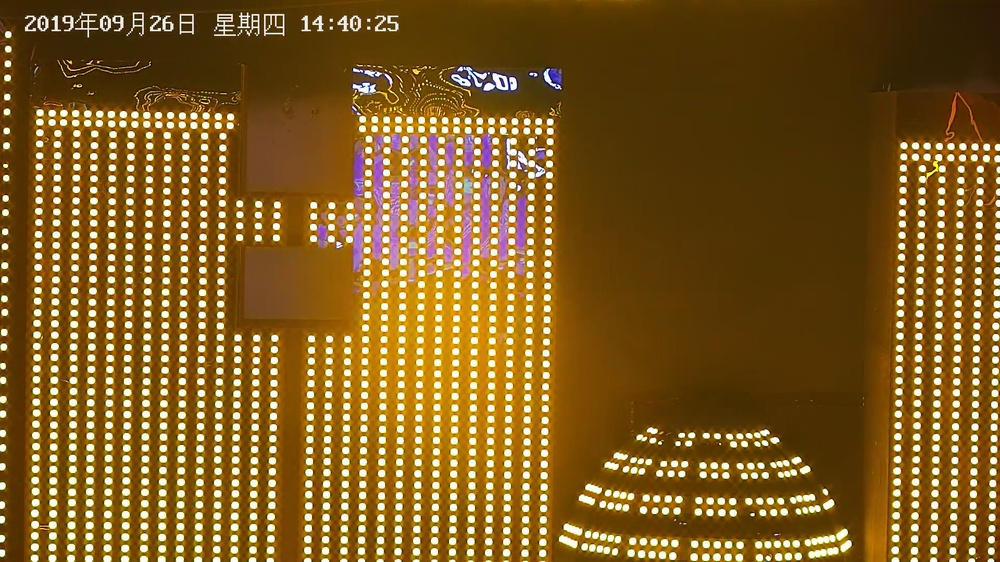
#> input picture data/EXC_point1_1374179.jpg, 1000 x 562 px, shrunk from 1920 x 1080 before the run, found by its file name
$ python FLANNmatch.py
#> lines starting #> are read from the running program, lines starting #| are printed output that depends on the picture
#!/usr/bin/env python
# -*- coding:utf-8 -*-
"""
Created on 2019-09-02 11:28 2019

@author : json
"""

import numpy as np
import cv2
from matplotlib import pyplot as plt

queryImage = cv2.imread('../img/EXC_point1_1374179.jpg', 0)
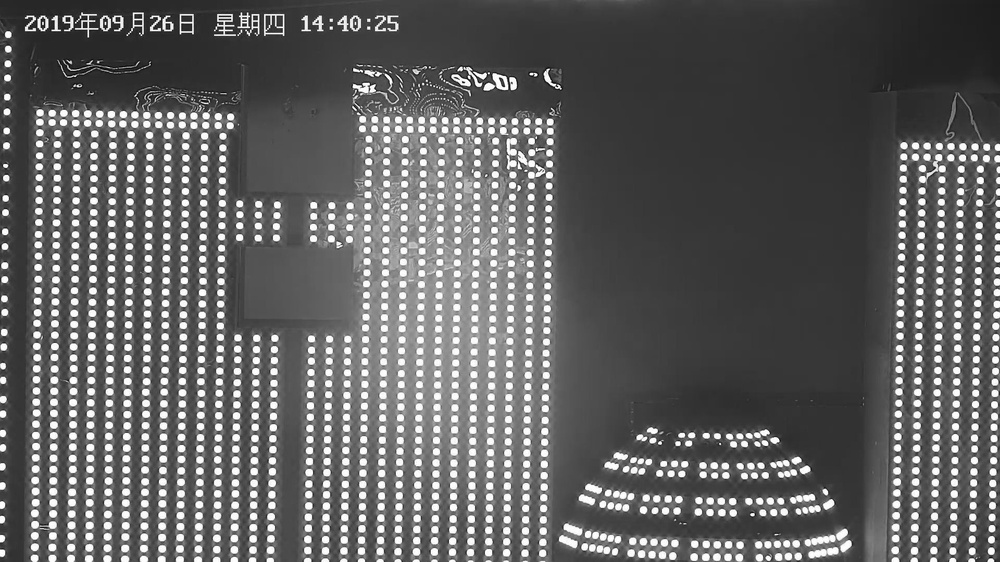
#> queryImage: shape (562, 1000); min 1, max 255, mean 96.9
trainingImage = cv2.imread('../img/EXC_point1_1375043.jpg', 0)
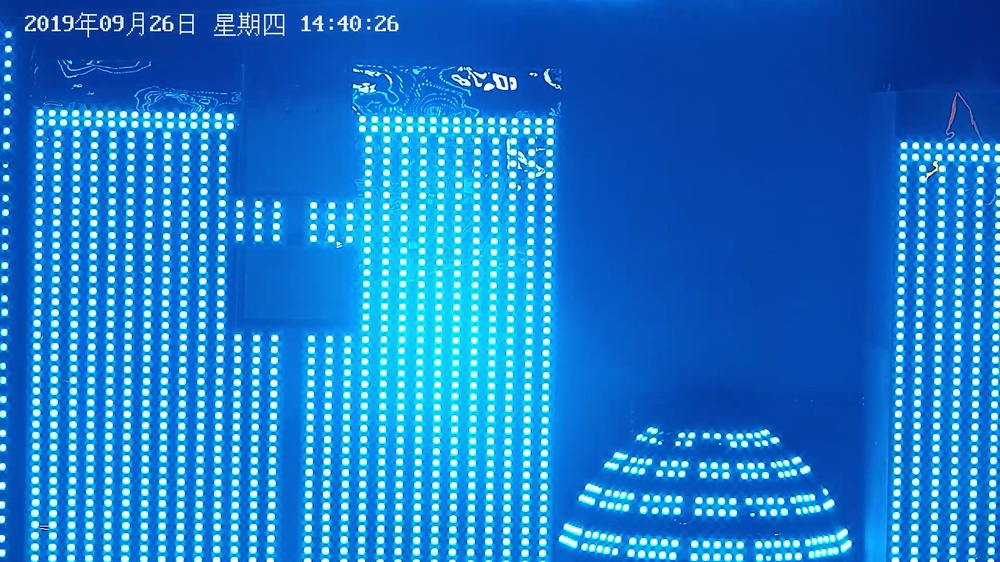
#> input picture data/EXC_point1_1375043.jpg, 1000 x 562 px, shrunk from 1920 x 1080 before the run, found by its file name
#> trainingImage: shape (562, 1000); min 6, max 255, mean 104.4

# create SIFT and detect/compute
sift = cv2.xfeatures2d.SIFT_create()
kp1, des1 = sift.detectAndCompute(queryImage, None)
#> kp1 = 6877 keypoints; strongest (x, y, size): (531, 74, 1.9), (8, 34, 4.4), (8, 49, 4.4), (8, 64, 4.5)
kp2, des2 = sift.detectAndCompute(trainingImage, None)
#> kp2 = 7238 keypoints; strongest (x, y, size): (34, 29, 2.2), (531, 74, 1.8), (331, 28, 2.2), (331, 20, 2.2)

# FLANN matches
FLANN_INDEX_KDTREE = 0
indexParam = dict(algorithm = FLANN_INDEX_KDTREE, trees=5)
searchParam = dict(checks=50)

flann = cv2.FlannBasedMatcher(indexParam, searchParam)
matches = flann.knnMatch(des1, des2, k=2)
#> matches = 6877 matches
matchesMask = [[0, 0] for i in range(len(matches))]
#> matchesMask = 6877 pairs, first value 0 to 0, second value 0 to 0

for i, (m, n) in enumerate(matches):
    if m.distance < 0.7*n.distance:
        matchesMask[i] = [1, 0]
#> after the loop, matchesMask = 6877 pairs, first value 0 to 1, second value 0 to 0

drawParam = dict(matchColor = (0, 255, 0),
                 singlePointColor = (255, 0, 0),
                 matchesMask = matchesMask,
                 flags = 0)
#> drawParam = 4 items
resultImage = cv2.drawMatchesKnn(queryImage, kp1, trainingImage, kp2, matches, None, **drawParam)
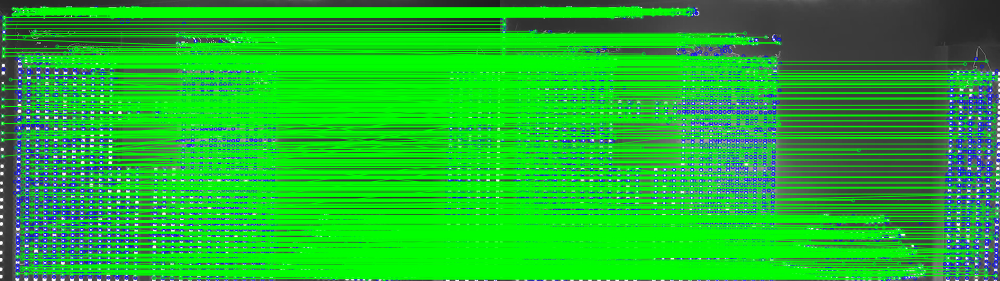
#> resultImage: shape (562, 2000, 3) (shown at 1/2 size); mean of channels 0, 1, 2 45.1, 178.2, 31.8; drawn as B, G, R

plt.imshow(resultImage), plt.show()
